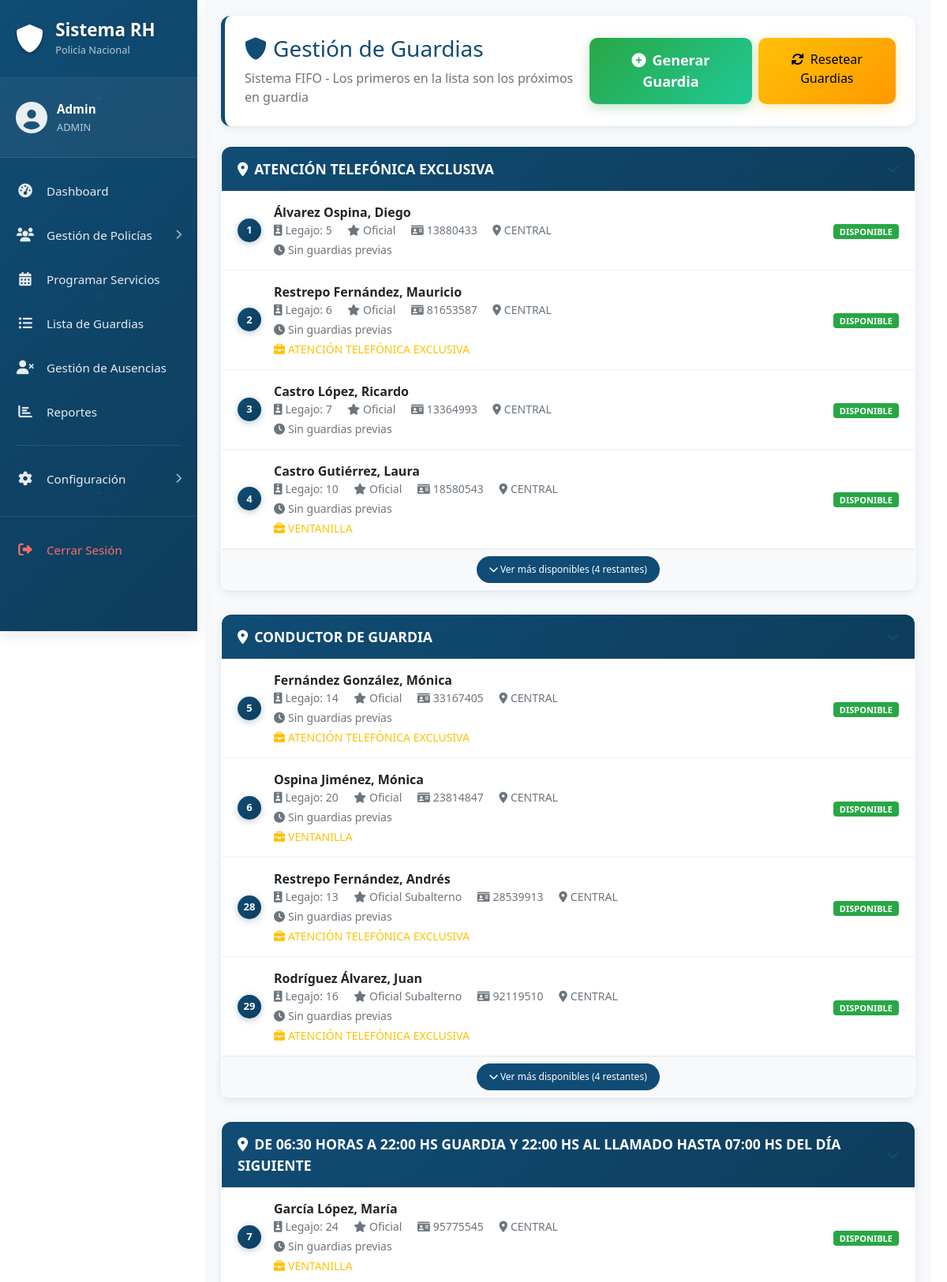
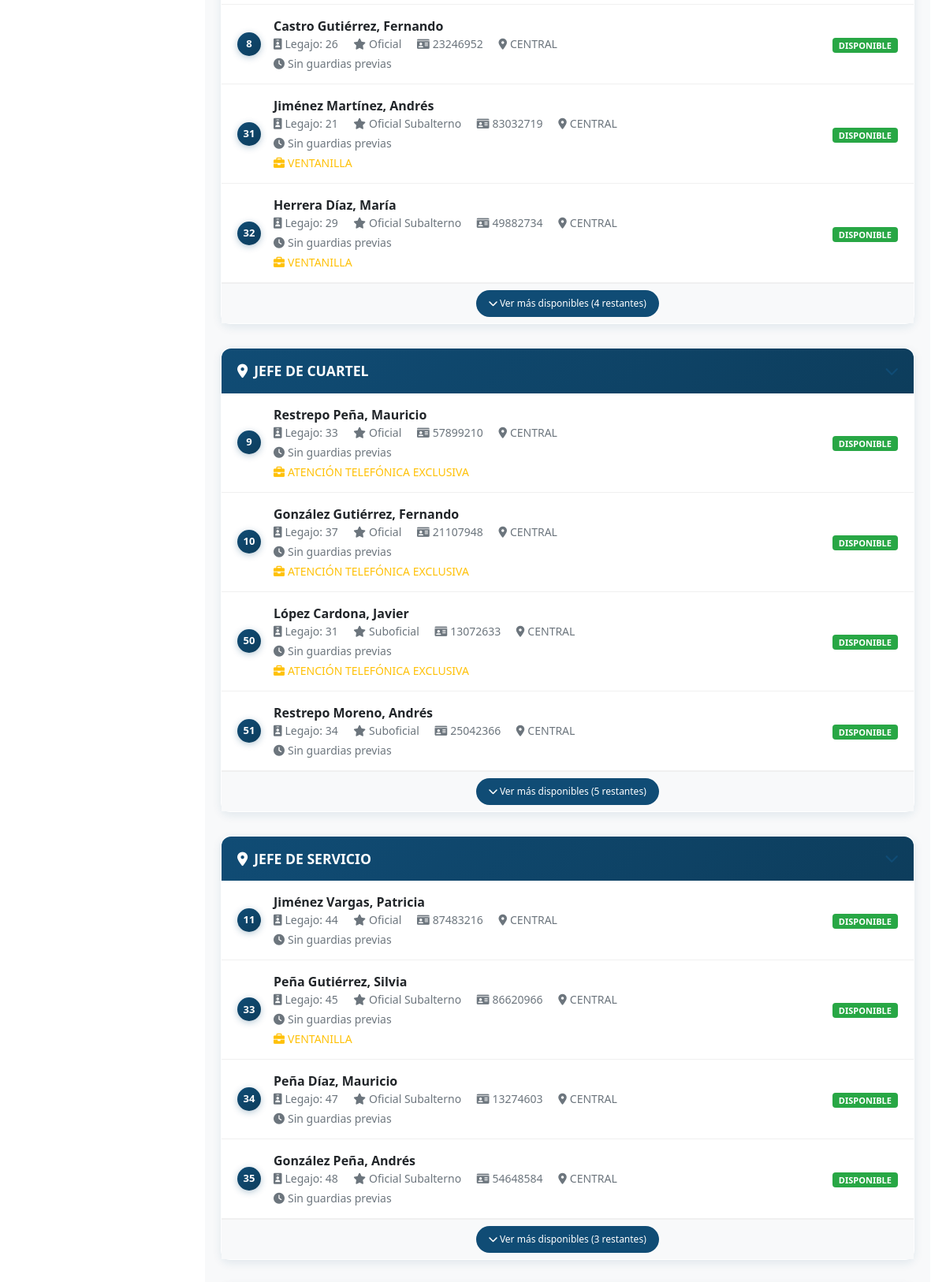
The page /admin/guardias/index.php (signed in, upper part) on the database its author committed (2 pictures, top to bottom).
### tables this page shows
CREATE TABLE `usuarios` (
  `id` int NOT NULL,
  `nombre_usuario` varchar(50) NOT NULL,
  `contraseña` varchar(255) NOT NULL,
  `nombre_completo` varchar(100) DEFAULT NULL,
  `email` varchar(100) DEFAULT NULL,
  `rol` enum('ADMIN') DEFAULT 'ADMIN',
  `activo` tinyint(1) DEFAULT '1',
  `creado_en` timestamp NULL DEFAULT CURRENT_TIMESTAMP,
  `actualizado_en` timestamp NULL DEFAULT CURRENT_TIMESTAMP ON UPDATE CURRENT_TIMESTAMP
);

CREATE TABLE `lugares_guardias` (
  `id` int NOT NULL,
  `nombre` varchar(100) NOT NULL,
  `descripcion` text,
  `direccion` varchar(200) DEFAULT NULL,
  `zona` varchar(50) DEFAULT NULL,
  `activo` tinyint(1) DEFAULT '1',
  `created_at` timestamp NULL DEFAULT CURRENT_TIMESTAMP,
  `updated_at` timestamp NULL DEFAULT CURRENT_TIMESTAMP ON UPDATE CURRENT_TIMESTAMP
);

CREATE TABLE `lista_guardias` (
  `id` int NOT NULL,
  `policia_id` int NOT NULL,
  `posicion` int NOT NULL,
  `ultima_guardia_fecha` date DEFAULT NULL,
  `fecha_disponible` date DEFAULT NULL,
  `created_at` timestamp NULL DEFAULT CURRENT_TIMESTAMP,
  `updated_at` timestamp NULL DEFAULT CURRENT_TIMESTAMP ON UPDATE CURRENT_TIMESTAMP
);

CREATE TABLE `policias` (
  `id` int NOT NULL,
  `legajo` int NOT NULL,
  `nombre` varchar(100) NOT NULL,
  `apellido` varchar(100) NOT NULL,
  `cin` varchar(20) NOT NULL,
  `genero` enum('MASCULINO','FEMENINO') NOT NULL,
  `grado_id` int NOT NULL COMMENT 'Referencia a tipo_grados.id',
  `especialidad_id` int DEFAULT NULL,
  `cargo` varchar(150) DEFAULT NULL,
  `comisionamiento` varchar(200) DEFAULT NULL,
  `telefono` varchar(20) DEFAULT NULL,
  `region_id` int DEFAULT '1',
  `lugar_guardia_id` int DEFAULT NULL,
  `lugar_guardia_reserva_id` int DEFAULT '6' COMMENT 'Siempre ATENCIÓN TELEFÓNICA EXCLUSIVA (ID 6)',
  `observaciones` varchar(500) DEFAULT NULL,
  `activo` tinyint(1) DEFAULT '1',
  `estado` enum('DISPONIBLE','NO DISPONIBLE') DEFAULT 'DISPONIBLE',
  `fecha_disponible` date DEFAULT NULL COMMENT 'Fecha hasta la cual el policía no está disponible (15 días después de guardia)',
  `ultima_guardia_fecha` date DEFAULT NULL COMMENT 'Fecha de la última guardia realizada',
  `created_at` timestamp NULL DEFAULT CURRENT_TIMESTAMP,
  `updated_at` timestamp NULL DEFAULT CURRENT_TIMESTAMP ON UPDATE CURRENT_TIMESTAMP
);

### admin/guardias/index.php (the view, shortened to what the rows shown need)
<?php
require_once '../../cnx/db_connect.php';
$lugares_query = "SELECT id, nombre FROM lugares_guardias WHERE activo = 1 ORDER BY nombre";
$lugares_result = $conn->prepare($lugares_query);
$lugares_result->execute();
function obtenerPoliciasPorLugar($conn, $lugar_id, $limite = 5, $incluir_no_disponibles = false) {
    $condicion_estado = $incluir_no_disponibles ? "" : "AND p.estado = 'DISPONIBLE'";
    $query = "
        SELECT
            vdp.id,
            p.legajo,
            vdp.nombre,
            vdp.apellido,
            vdp.cin,
            vdp.grado,
            lg.posicion,
            lg.ultima_guardia_fecha,
            lg.fecha_disponible,
            p.comisionamiento,
            p.estado,
            vdp.zona,
            CASE
                WHEN p.estado = 'NO DISPONIBLE' THEN 'NO DISPONIBLE (AUSENCIA)'
                WHEN lg.fecha_disponible IS NOT NULL AND lg.fecha_disponible > CURDATE() THEN 'NO DISPONIBLE (15 días)'
                ELSE vdp.disponibilidad
            END as disponibilidad
        FROM lista_guardias lg
        INNER JOIN vista_disponibilidad_policias vdp ON lg.policia_id = vdp.id
        INNER JOIN policias p ON lg.policia_id = p.id
        WHERE p.lugar_guardia_id = ?
            AND p.activo = 1
            $condicion_estado
        ORDER BY
            p.estado DESC,
            lg.posicion ASC,
            p.legajo ASC
        LIMIT " . (int)$limite . "
    ";
    $stmt = $conn->prepare($query);
    $stmt->execute([$lugar_id]);
    return $stmt;
}
?>
<!DOCTYPE html>
<html lang="es">
<head>
    <link href="https://cdn.jsdelivr.net/npm/bootstrap@5.1.3/dist/css/bootstrap.min.css" rel="stylesheet">
    <link href="https://cdnjs.cloudflare.com/ajax/libs/font-awesome/6.0.0/css/all.min.css" rel="stylesheet">
</head>
<body>
    <div class="container-fluid p-0">
        <div class="row g-0">
            <?php include '../inc/sidebar.php'; ?>
            <div class="main-content">
                <div class="page-header">
                    <div class="d-flex justify-content-between align-items-center">
                        <div>
                            <h1 class="h3 mb-2" style="color: var(--primary-color);"><i class="fas fa-shield-alt me-2"></i>Gestión de Guardias</h1>
                        </div>
                    </div>
                </div>
                <div class="guardias-container">
                    <?php if ($lugares_result->rowCount() > 0): ?>
                        <?php while ($lugar = $lugares_result->fetch(PDO::FETCH_ASSOC)): ?>
                            <div class="guardia-row">
                                <div class="guardia-card">
                                    <div class="guardia-header" style="cursor: pointer;" onclick="toggleGuardia(<?php echo $lugar['id']; ?>)">
                        <div class="d-flex justify-content-between align-items-center">
                            <span><i class="fas fa-map-marker-alt me-2"></i><?php echo htmlspecialchars($lugar['nombre'] ?? ''); ?></span>
                            <i class="fas fa-chevron-down toggle-icon" id="toggle-icon-<?php echo $lugar['id']; ?>"></i>
                        </div>
                    </div>
                                    <div class="guardia-body" id="guardia-body-<?php echo $lugar['id']; ?>">
                                <?php
                                $policias_disponibles = obtenerPoliciasPorLugar($conn, $lugar['id'], 20, false);
                                $count = 0;
                                $totalDisponibles = $policias_disponibles->rowCount();
                                ?>
                                <?php if ($policias_disponibles->rowCount() > 0): ?>
                                    <?php while ($policia = $policias_disponibles->fetch(PDO::FETCH_ASSOC)): ?>
                                        <?php
                                        $count++;
                                        $isHidden = $count > 4;
                                        ?>
                                        <div class="policia-item disponible-item <?php echo $isHidden ? 'hidden-policia' : ''; ?>" <?php echo $isHidden ? 'style="display: none;"' : ''; ?>>
                                            <div class="d-flex align-items-center">
                                                <span class="posicion-badge me-3"><?php echo $policia['posicion']; ?></span>
                                                <div class="flex-grow-1">
                                                    <div class="fw-bold">
                                                        <?php echo htmlspecialchars(($policia['apellido'] ?? '') . ', ' . ($policia['nombre'] ?? '')); ?>
                                                    </div>
                                                    <div class="small text-muted">
                                                        <span class="me-3"><i class="fas fa-id-badge me-1"></i>Legajo: <?php echo $policia['legajo']; ?></span>
                                                        <span class="me-3"><i class="fas fa-star me-1"></i><?php echo htmlspecialchars($policia['grado'] ?? ''); ?></span>
                                                        <span class="me-3"><i class="fas fa-id-card me-1"></i><?php echo htmlspecialchars($policia['cin'] ?? ''); ?></span>
                                                        <span><i class="fas fa-map-marker-alt me-1"></i><?php echo htmlspecialchars($policia['zona'] ?? 'N/A'); ?></span>
                                                    </div>
                                                    <?php if (!empty($policia['ultima_guardia_fecha'])): ?>
                                                        <div class="small text-info mt-1">
                                                            <i class="fas fa-clock me-1"></i>Última guardia: <?php echo date('d/m/Y', strtotime($policia['ultima_guardia_fecha'])); ?>
                                                        </div>
                                                    <?php else: ?>
                                                        <div class="small text-muted mt-1">
                                                            <i class="fas fa-clock me-1"></i>Sin guardias previas
                                                        </div>
                                                    <?php endif; ?>
                                                    <?php if (!empty($policia['comisionamiento'])): ?>
                                                        <div class="small text-warning mt-1">
                                                            <i class="fas fa-briefcase me-1"></i><?php echo htmlspecialchars($policia['comisionamiento'] ?? ''); ?>
                                                        </div>
                                                    <?php endif; ?>
                                                </div>
                                                <div class="text-end">
                                                    <?php
                                                    $disponibilidad_class = 'disponible';
                                                    ?>
                                                    <span class="badge disponibilidad-badge <?php echo $disponibilidad_class; ?>">
                                                        <?php echo $policia['disponibilidad']; ?>
                                                    </span>
                                                </div>
                                            </div>
                                        </div>
                                    <?php endwhile; ?>
                                    <?php if ($totalDisponibles > 4): ?>
                                        <div class="ver-mas-container text-center py-2">
                                            <button class="btn btn-outline-primary btn-sm ver-mas-btn" onclick="toggleVerMas(<?php echo $lugar['id']; ?>, <?php echo $totalDisponibles; ?>)">
                                                <i class="fas fa-chevron-down"></i> Ver más disponibles (<?php echo $totalDisponibles - 4; ?> restantes)
                                            </button>
                                        </div>
                                    <?php endif; ?>
                                <?php endif; ?>
                                    </div>
                                </div>
                            </div>
                        <?php endwhile; ?>
                    <?php endif; ?>
                </div>
            </div>
        </div>
    </div>
</body>
</html>

### admin/inc/sidebar.php (shortened to what the rows shown need)
<?php
if (isset($_SESSION['usuario_id'])) {
    require_once __DIR__ . '/../../cnx/db_connect.php';
    $stmt = $conn->prepare("SELECT nombre_usuario, rol FROM usuarios WHERE id = ?");
    $stmt->execute([$_SESSION['usuario_id']]);
    $usuario_actual = $stmt->fetch();
}
?>
<div class="col-md-3 col-lg-2 px-0">
    <div class="sidebar modern-sidebar">
        <div class="user-profile">
            <div class="user-info">
                <span class="user-name"><?php echo isset($usuario_actual) ? htmlspecialchars($usuario_actual['nombre_usuario']) : 'Usuario'; ?></span>
                <span class="user-role"><?php echo isset($usuario_actual) ? htmlspecialchars($usuario_actual['rol']) : 'Sistema'; ?></span>
            </div>
        </div>
    </div>
</div>

### rows shown on the page
usuarios: nombre_usuario "Admin", rol "ADMIN"
lugares_guardias: nombre "ATENCIÓN TELEFÓNICA EXCLUSIVA", totalDisponibles "4"
lista_guardias: posicion "1", policia.nombre "Álvarez Ospina, Diego", policia.legajo "5", grado "Oficial", policia.cin "13880433", zona "CENTRAL", shows "Sin guardias previas", disponibilidad "DISPONIBLE"
lista_guardias: posicion "2", policia.nombre "Restrepo Fernández, Mauricio", policia.legajo "6", grado "Oficial", policia.cin "81653587", zona "CENTRAL", shows "Sin guardias previas", policia.comisionamiento "ATENCIÓN TELEFÓNICA EXCLUSIVA", disponibilidad "DISPONIBLE"
lista_guardias: posicion "3", policia.nombre "Castro López, Ricardo", policia.legajo "7", grado "Oficial", policia.cin "13364993", zona "CENTRAL", shows "Sin guardias previas", disponibilidad "DISPONIBLE"
lista_guardias: posicion "4", policia.nombre "Castro Gutiérrez, Laura", policia.legajo "10", grado "Oficial", policia.cin "18580543", zona "CENTRAL", shows "Sin guardias previas", policia.comisionamiento "VENTANILLA", disponibilidad "DISPONIBLE"
lugares_guardias: nombre "CONDUCTOR DE GUARDIA", totalDisponibles "4"
lista_guardias: posicion "5", policia.nombre "Fernández González, Mónica", policia.legajo "14", grado "Oficial", policia.cin "33167405", zona "CENTRAL", shows "Sin guardias previas", policia.comisionamiento "ATENCIÓN TELEFÓNICA EXCLUSIVA", disponibilidad "DISPONIBLE"
lista_guardias: posicion "6", policia.nombre "Ospina Jiménez, Mónica", policia.legajo "20", grado "Oficial", policia.cin "23814847", zona "CENTRAL", shows "Sin guardias previas", policia.comisionamiento "VENTANILLA", disponibilidad "DISPONIBLE"
lista_guardias: posicion "28", policia.nombre "Restrepo Fernández, Andrés", policia.legajo "13", grado "Oficial Subalterno", policia.cin "28539913", zona "CENTRAL", shows "Sin guardias previas", policia.comisionamiento "ATENCIÓN TELEFÓNICA EXCLUSIVA", disponibilidad "DISPONIBLE"
lista_guardias: posicion "29", policia.nombre "Rodríguez Álvarez, Juan", policia.legajo "16", grado "Oficial Subalterno", policia.cin "92119510", zona "CENTRAL", shows "Sin guardias previas", policia.comisionamiento "ATENCIÓN TELEFÓNICA EXCLUSIVA", disponibilidad "DISPONIBLE"
lugares_guardias: nombre "DE 06:30 HORAS A 22:00 HS GUARDIA Y 22:00 HS AL LLAMADO HASTA 07:00 HS DEL DÍA SIGUIENTE", totalDisponibles "4"
lista_guardias: posicion "7", policia.nombre "García López, María", policia.legajo "24", grado "Oficial", policia.cin "95775545", zona "CENTRAL", shows "Sin guardias previas", policia.comisionamiento "VENTANILLA", disponibilidad "DISPONIBLE"
lista_guardias: posicion "8", policia.nombre "Castro Gutiérrez, Fernando", policia.legajo "26", grado "Oficial", policia.cin "23246952", zona "CENTRAL", shows "Sin guardias previas", disponibilidad "DISPONIBLE"
lista_guardias: posicion "31", policia.nombre "Jiménez Martínez, Andrés", policia.legajo "21", grado "Oficial Subalterno", policia.cin "83032719", zona "CENTRAL", shows "Sin guardias previas", policia.comisionamiento "VENTANILLA", disponibilidad "DISPONIBLE"
lista_guardias: posicion "32", policia.nombre "Herrera Díaz, María", policia.legajo "29", grado "Oficial Subalterno", policia.cin "49882734", zona "CENTRAL", shows "Sin guardias previas", policia.comisionamiento "VENTANILLA", disponibilidad "DISPONIBLE"
lugares_guardias: nombre "JEFE DE CUARTEL", totalDisponibles "5"
lista_guardias: posicion "9", policia.nombre "Restrepo Peña, Mauricio", policia.legajo "33", grado "Oficial", policia.cin "57899210", zona "CENTRAL", shows "Sin guardias previas", policia.comisionamiento "ATENCIÓN TELEFÓNICA EXCLUSIVA", disponibilidad "DISPONIBLE"
lista_guardias: posicion "10", policia.nombre "González Gutiérrez, Fernando", policia.legajo "37", grado "Oficial", policia.cin "21107948", zona "CENTRAL", shows "Sin guardias previas", policia.comisionamiento "ATENCIÓN TELEFÓNICA EXCLUSIVA", disponibilidad "DISPONIBLE"
lista_guardias: posicion "50", policia.nombre "López Cardona, Javier", policia.legajo "31", grado "Suboficial", policia.cin "13072633", zona "CENTRAL", shows "Sin guardias previas", policia.comisionamiento "ATENCIÓN TELEFÓNICA EXCLUSIVA", disponibilidad "DISPONIBLE"
lista_guardias: posicion "51", policia.nombre "Restrepo Moreno, Andrés", policia.legajo "34", grado "Suboficial", policia.cin "25042366", zona "CENTRAL", shows "Sin guardias previas", disponibilidad "DISPONIBLE"
lugares_guardias: nombre "JEFE DE SERVICIO", totalDisponibles "3"
lista_guardias: posicion "11", policia.nombre "Jiménez Vargas, Patricia", policia.legajo "44", grado "Oficial", policia.cin "87483216", zona "CENTRAL", shows "Sin guardias previas", disponibilidad "DISPONIBLE"
lista_guardias: posicion "33", policia.nombre "Peña Gutiérrez, Silvia", policia.legajo "45", grado "Oficial Subalterno", policia.cin "86620966", zona "CENTRAL", shows "Sin guardias previas", policia.comisionamiento "VENTANILLA", disponibilidad "DISPONIBLE"
lista_guardias: posicion "34", policia.nombre "Peña Díaz, Mauricio", policia.legajo "47", grado "Oficial Subalterno", policia.cin "13274603", zona "CENTRAL", shows "Sin guardias previas", disponibilidad "DISPONIBLE"
lista_guardias: posicion "35", policia.nombre "González Peña, Andrés", policia.legajo "48", grado "Oficial Subalterno", policia.cin "54648584", zona "CENTRAL", shows "Sin guardias previas", disponibilidad "DISPONIBLE"
